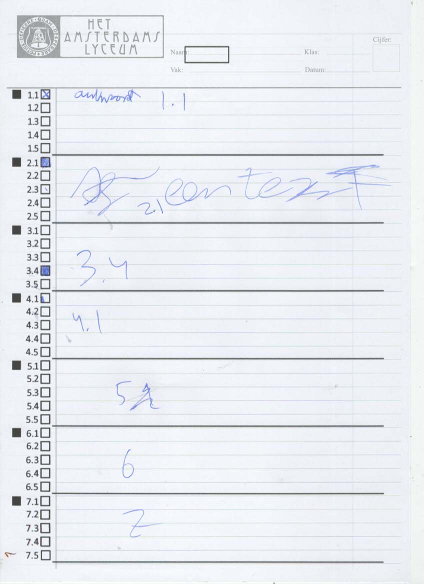
#> input picture section_scanner/output/input/input.png, 848 x 1168 px (shown at 1/2 size); the run also reads 1 picture not shown here
$ jupyter execute --allow-errors scanner.ipynb
#> lines starting #> are read from the running program, lines starting #| are printed output that depends on the picture; after the words box and inside, x2 and y2 are one past the last pixel; in counts of white or black regions, pixels touching at a corner belong together
[cell 1]
import os
import shutil

def copy_image(image_path, target_path):
    shutil.copy(image_path, target_path)

output_dir = './output/'
input_dir = './image_input/'
try:
    os.makedirs('./output')
except:
    pass

for image in os.listdir(input_dir):
    image = "".join(image.split('.')[:-1:])

    try:
        os.makedirs(output_dir+image)
    except:
        pass
    try:
        copy_image(input_dir+image+'.png', output_dir+image+'/')
    except:
        pass

# EXTRACT SIDEBAR

[cell 2]
from PIL import Image, ImageDraw
import os
import shutil
import json


current_path = os.getcwd()

output_path = "./output/"


for name in os.listdir(output_path):
    # only take the sidebar
    current_image_path = output_path+'/'+name+'/'
    output_dir = current_image_path + "/sidebar/"
    input_image_path = current_image_path + name + '.png'
    image = Image.open(input_image_path)
#> image is the input picture: PIL image 848x1168 RGB; mean R, G, B 232.6, 235.9, 241.1

    # 1/7 is the sidebar part
    image = image.crop((0,0,70,image.height)) #(1/6)
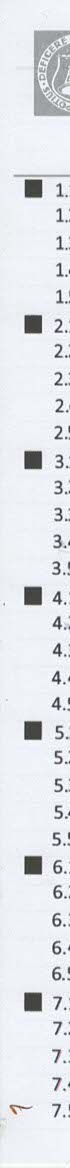
#> image: PIL image 70x1168 RGB; mean R, G, B 226.6, 229.5, 234.2

    try:
        os.makedirs(output_dir)
    except:
        pass

    print(f'Sidebar ... {output_dir+name}')

    image.save(output_dir+name+'.png')
    print(f'Sidebar ... done')


print("Done")

# EXTRACT SECTIONS

[cell 3]
import json
from PIL import Image, ImageDraw, ImageFont
import os
import numpy as np
import cv2

def overlay_squares_with_labels(original_img_path, squares, output_path):
    """
    Overlays the detected black squares with a red box and labels the height of each square.

    Args:
    original_img_path (str): Path to the original image.
    squares (list of tuples): Each tuple contains (start_height, height) for each black square.
    output_path (str): Path to store the result image.
    """
    # Load the original image
    img = Image.open(original_img_path)
    draw = ImageDraw.Draw(img)

    # Define the box color and text color
    box_color = (255, 0, 0)  # Red color
    text_color = (255, 0, 0) # Red text

    # Load a font for the height labels
    # Using default font as PIL may not always have a specific font path on the system
    try:
        font = ImageFont.truetype("arial.ttf", 15)
    except IOError:
        font = ImageFont.load_default()

    # Get image width (to make the box span across the image width)
    img_width, img_height = img.size

    # Overlay each square with a red box and label it with its height
    for start, height,x_min,x_max in squares:
        # Draw a red rectangle around each black square
        draw.rectangle([x_min, start, x_max, start + height], outline=box_color, width=2)

        # Add the height label next to the square
        draw.text((img_width - 50, start - 15), f"{start}px", fill=text_color, font=font)

    # Save the resulting image
    img.save(output_path)
    # print(f"Image saved at {output_path}")

# Example usage with the provided squares and a new output path

def get_black_square_data(image,  min_size=15):
    # Convert the image to grayscale to help detect the black squares
#> called with min_size = 15
    gray_img = image.convert('L')
    gray_img.point(lambda x: 0 if x < 128 else 255, '1')

    # Convert the PIL image to a NumPy array
    binary_image = np.array(gray_img.copy())

    # Threshold the array to ensure it's binary
    binary_image = (binary_image < 128).astype(int)  # Assuming black is below 128
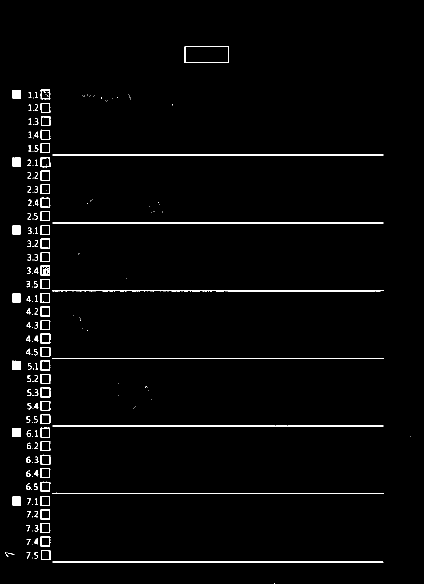
#> binary_image: shape (1168, 848) int64 (shown at 1/2 size); values 0 (black) and 1 (white), 1.9% white in thin lines or dots, all inside (x1, y1, x2, y2) = (10, 93, 822, 1168)

    # Ensure the binary image is in the correct format
    if binary_image.dtype != np.uint8:
        binary_image = binary_image.astype(np.uint8)

    # Find contours in the binary image
    contours, _ = cv2.findContours(binary_image, cv2.RETR_EXTERNAL, cv2.CHAIN_APPROX_SIMPLE)
#> contours = 207 contours, 141 with area under 20; largest, box (x1, y1, x2, y2) and area: (369, 93, 458, 126) 2816, (105, 445, 767, 447) 661, (105, 309, 767, 311) 661, (105, 1123, 767, 1125) 660, (105, 851, 767, 853) 659
    contour_image =  image.copy()

    # List to store rectangle properties
    rectangles = []

    # Iterate over contours
    for contour in contours:
        # Get the bounding box for each contour
        x, y, w, h = cv2.boundingRect(contour)

        # Check if the bounding box is a square and larger than 15x15
        if w >= min_size and h >= min_size and abs(w - h) <= 2:  # Allow a small tolerance for non-perfect squares
            # Append the rectangle properties: (start_height, height, x_min, x_max)
            rectangles.append((y, h, x, x + w))

            draw = ImageDraw.Draw(contour_image)
            contour_points = [(int(point[0][0]), int(point[0][1])) for point in contour]
            draw.polygon(contour_points, outline=(0, 255, 0), width=2)
#> this loop made 207 passes
#> (x, y, w, h, contour_points) on passes 9, 21, 26, 106, 111, 116, 130, 143, 161: (82, 1101, 19, 19, [(82, 1101), (82, 1119), (100, 1119), (100, 1101)]), (81, 1019, 19, 20, [(81, 1019), (81, 1038), (99, 1038), (99, 1019)]), (81, 992, 19, 20, [(81, 992), (81, 1011), (99, 1011), (99, 992)]), (81, 613, 19, 20, [(81, 613), (81, 632), (99, 632), (99, 613)]), (81, 586, 19, 20, [(81, 586), (81, 605), (99, 605), (99, 586)]), (81, 558, 19, 20, [(81, 558), (81, 577), (99, 577), (99, 558)]), (81, 477, 19, 20, [(82, 477), (81, 478), (81, 496), (99, 496), (99, 477)]), (81, 422, 19, 20, [(82, 422), (81, 423), (81, 441), (99, 441), (99, 422)]), (81, 341, 19, 20, [(82, 341), (81, 342), (81, 360), (99, 360), (99, 341)])
#> (x, y, w, h) on passes 4, 5, 6, 7, 8, 10: (16, 1106, 13, 3), (14, 1105, 1, 1), (10, 1105, 7, 9), (69, 1104, 7, 13), (53, 1104, 8, 13), (64, 1089, 1, 1)
#> after the loop, rectangles = 42 items, first 6: (1101, 19, 82, 101), (1073, 20, 81, 101), (1046, 20, 80, 101), (1019, 20, 81, 100), (993, 18, 24, 42), (992, 20, 81, 100)
            # contour_image = draw.polygon(contour, fill=(0,255,0))


    return rectangles, gray_img, contour_image


output_path = "./output/"

for image_dir in os.listdir(output_path):
    output_dir = output_path+image_dir + '/square_recognition/'
    try:
        os.makedirs(output_dir)
    except:
        pass


    # Load the image
    input_image_path = output_path+image_dir + '/sidebar/'+ image_dir + '.png'

    img = Image.open(input_image_path)


    # Get the heights and start positions of the black squares
    black_square_info, gray_img, contour_image = get_black_square_data(img)
#> black_square_info has the same summary as rectangles in get_black_square_data
    gray_img.save(output_dir+image_dir+'_bw.png')
    contour_image.save(output_dir+image_dir+'_countors.png')

    # filter too high
    black_square_info = [x for x in black_square_info if x[3] - x[2] > 10]

    # sort
    black_square_info.sort(key=lambda x: x[0])

    with open(output_dir+image_dir+'.json', 'w') as f:
        json.dump(black_square_info, f)

    overlay_squares_with_labels(input_image_path, black_square_info, output_dir+image_dir+'.png')
#> the loop in overlay_squares_with_labels, `for start, height,x_min,x_max in squares:` made 42 passes
#> (start, height, x_min, x_max) on passes 1 to 12: (179, 20, 81, 101), (180, 17, 25, 42), (206, 20, 81, 101), (233, 19, 82, 101), (259, 20, 81, 101), (286, 20, 81, 100), (314, 21, 81, 101), (315, 18, 25, 42), (341, 20, 81, 100), (368, 20, 81, 100), (395, 20, 81, 101), (422, 20, 81, 100)
#> in overlay_squares_with_labels, `img.save(output_path)`:
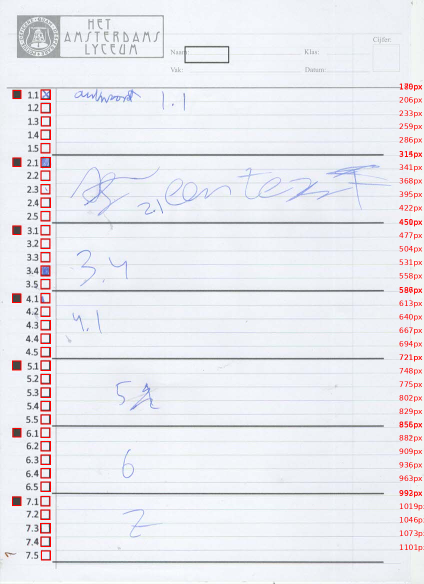
#> saved as input.png: PIL image 848x1168 RGB (shown at 1/2 size); mean R, G, B 233.6, 233.7, 238.9

# SECTION EXTRACTION

[cell 4]
from PIL import Image, ImageDraw
import os
import shutil
import json


def clamp(n, min, max):
    if n < min:
        return min
    elif n > max:
        return max
    else:
        return n


output_path = "./output/"


for name in os.listdir(output_path):
    image_path = output_path+name+'/'+name+'.png'

    image = Image.open(image_path)


    with open(output_path+name+'/square_recognition/'+name+'.json', 'r') as f:
        square_data = json.load(f)

    square_heights = [square[0] for square in square_data]
    square_x_max = [square[3] for square in square_data]
    square_heights.append(image.height)

    for index, h_break in enumerate(square_heights):

        if (index >= len(square_heights) - 1 ):
            continue

        y = clamp(h_break - 7, 0, image.height - 1)
        next_y = clamp(square_heights[index+1] - 5, 0, image.height - 1)

        # min height and fix
        if (next_y < y or next_y - y < 30):
            continue

        # kantlijn, boven, einde van pagina, beneden grens
        crop = (0, y, image.width, next_y)

        section_image = image.copy()

        cropped = section_image.crop(crop)

        # section_image.show()
        # section_file_name = filenameify(h_break["description"])+".png"

        output_dir = output_path + name + '/sections/' + str(index) + '/'
        try:
            os.makedirs(output_dir)
        except:
            pass

        section_name = name+"_s"+str(index)
        cropped.save(output_dir+section_name+'.png')


        try:
            os.makedirs(output_dir+'question_selection/')
        except:
            pass

        question_selection_crop = (square_x_max[index], 0, int(cropped.width * (1/8)), cropped.height)
        question_selection_image = cropped.copy().crop(question_selection_crop)
        question_selection_image.save(output_dir+'question_selection/'+section_name+'.png')

        try:
            os.makedirs(output_dir+'answer/')
        except:
            pass

        answer_crop = (int(cropped.width * (1/8) ), 0, cropped.width, cropped.height)
        answer_image = cropped.copy().crop(answer_crop)

        answer_image.save(output_dir+'answer/'+section_name+'.png')
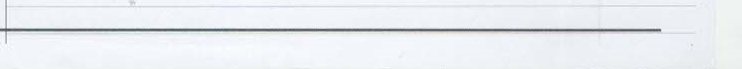
#> answer_image: PIL image 742x69 RGB; mean R, G, B 233.2, 236.5, 240.8
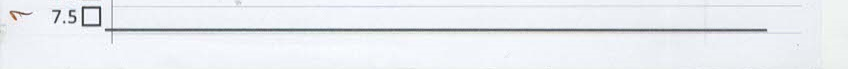
#> cropped: PIL image 848x69 RGB; mean R, G, B 233, 236.2, 240.5
#> `section_path = output_path+name+'/sections/'`: section_path = './output/input/sections/'
#> `section_dir = section_path +section+'/'`: section_dir = './output/input/sections/11/'
#> `section_name = name+'_s'+section`: section_name = 'input_s11'

[cell 5]
import os
import json


from azure.core.credentials import AzureKeyCredential
from azure.ai.formrecognizer import DocumentAnalysisClient

output_path = "./output/"


#> (the rest of this cell did not finish here and is left out)

[cell 6]
import os
import json
from PIL import Image
import re


# [20 lines left out: function stack_images_vertically, not called in this run]

#match left and right single quotes
single_quote_expr = re.compile(r'[\u2018\u2019]', re.U)
#match all non-basic latin unicode
unicode_chars_expr = re.compile(r'[\u0080-\uffff]', re.U)

# [45 lines left out: functions cleanse_unicode, filenameify, not called in this run]
#> (the rest of this cell did not finish here and is left out)
